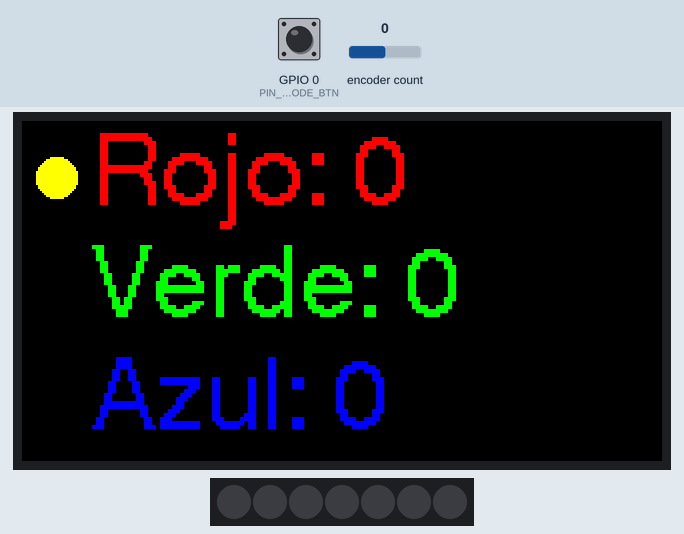
Bench run of a sketch on a simulated ESP32. Shown: 320×170 colour display, 7 RGB LEDs in strip order, left to right. The inputs (shaded band) are chosen by the test bench; at power-on: encoder count 0, GPIO 0 (PIN_ENCODE_BTN) HIGH.

Above: at 1.4 s.
1.5 s: encoder count set to 1
At 2.7 s:
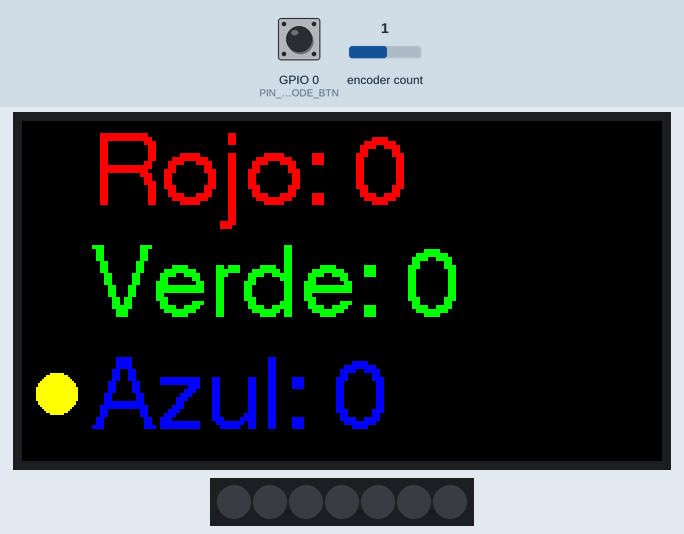
3.0 s: GPIO 0 (PIN_ENCODE_BTN) pulled LOW for 0.15 s
At 4.4 s:
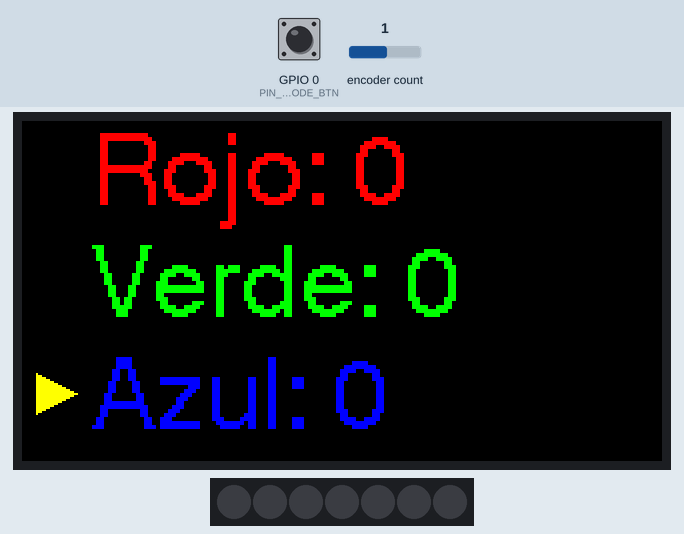
4.8 s: encoder count set to 0
At 6.0 s:
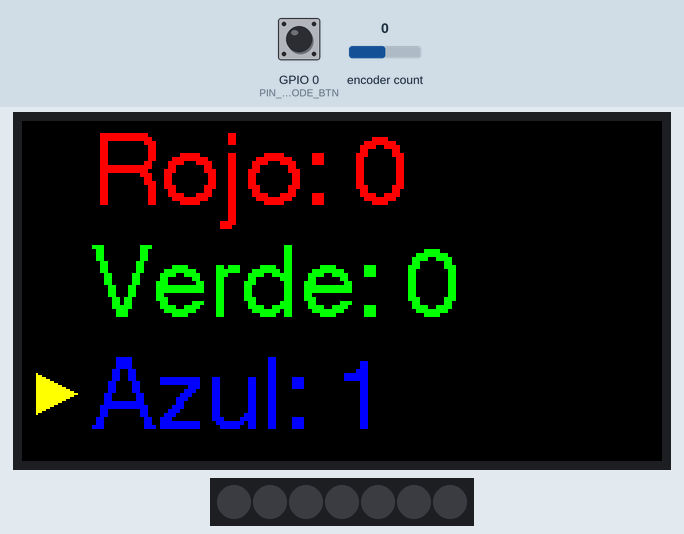
6.3 s: GPIO 0 (PIN_ENCODE_BTN) pulled LOW for 0.15 s
At 7.2 s:
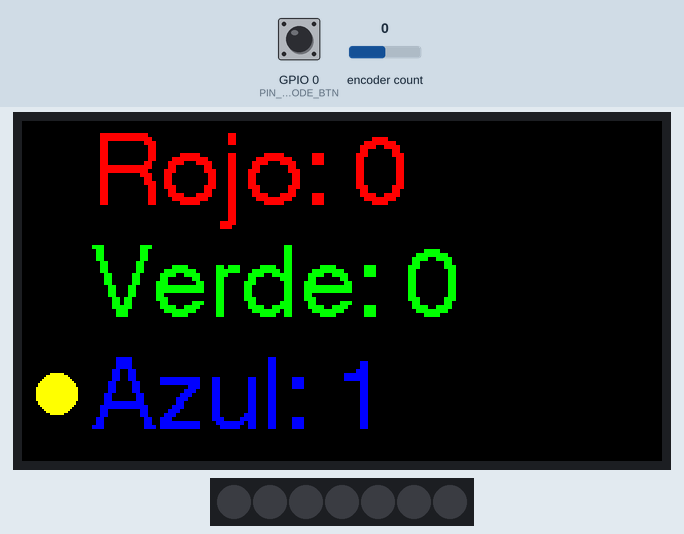
8.1 s: encoder count set to -1
At 9.0 s:
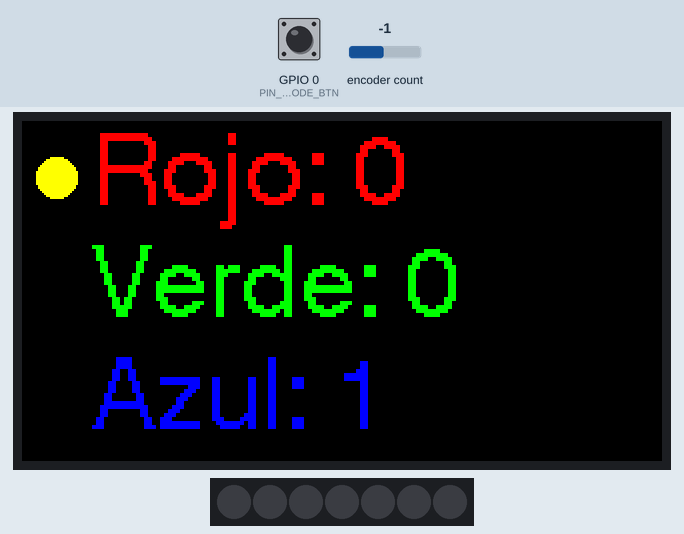
Timing chart, 0 to 10.6 s (numbered marks = the images above; inputs shaded):
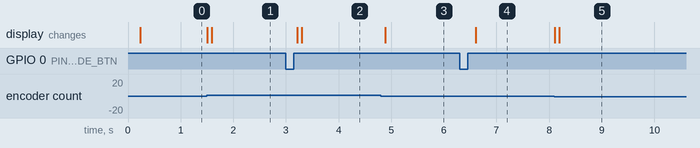

The sketch:

T-Embed-Ej6.ino
```cpp
/*************************************************************************************************************
 *                                                                                                           *
 * Título: Ejemplo_6 - Juntando cosas.                                                                       *
 * Autor: Santiago Díaz Romero.                                                                              *
 * Objetivo: Integrar lo aprendido en los ejemplos anteriores.                                               *
 *                                                                                                           *
 *************************************************************************************************************/

// Se importa la librería APA102 que permite controlar los LEDs de forma sencilla.
#include <APA102.h>

// Se importa la librería One Button que permite controlar el boton de forma sencilla.
#include <OneButton.h>

// Se importa la librería RotaryEncoder que permite controlar el encoder de forma sencilla.
#include <TFT_eSPI.h>

// Se importa la librería RotaryEncoder que permite controlar el encoder de forma sencilla.
#include <RotaryEncoder.h>

// Se definen los pines asociados al reloj y los datos de los LEDS. (Obtenidos de la web del fabricante).
#define PIN_APA102_CLK        45
#define PIN_APA102_DI         42

// Se define el pin asociado al botón.
#define PIN_ENCODE_BTN        0

// Se definen los pines asociados al encoder.
#define PIN_ENCODE_A          2
#define PIN_ENCODE_B          1

// Se definen los pines asociados a la pantalla.
#define PIN_LCD_BL            15
#define PIN_LCD_DC            13
#define PIN_LCD_CS            10
#define PIN_LCD_CLK           12
#define PIN_LCD_MOSI          11
#define PIN_LCD_RES           9

//Se define el pin de encendido de la pantalla. (Obtenidos de la web del fabricante).
#define PIN_POWER_ON          46

APA102<PIN_APA102_DI, PIN_APA102_CLK> ledStrip;   // Se crea una variable ledStrip que es un objeto de tipo APA102.

const uint16_t ledCount = 7;                      // Se define la cantidad de LEDS (7 en este caso).
rgb_color colors[ledCount];                       // Crea un vector de colores. Un color para cada LED (pueden ser diferentes).
uint8_t brightness = 5;                           // Se define el brillo deseado: mínimo 1 y máximo 31.

OneButton button(PIN_ENCODE_BTN, true);           // Se crea una variable button que es un objeto de tipo OneButton.

// Se crea una variable encoder que es un objeto de tipo RotaryEncoder.
RotaryEncoder encoder(PIN_ENCODE_A, PIN_ENCODE_B, RotaryEncoder::LatchMode::TWO03);

TFT_eSPI tft = TFT_eSPI(170, 320);                // Se crea una variable tft que es un objeto de tipo TFT_eSPI de tamaño 170 x 320 pixeles.

uint8_t colorRGB[] = {0, 0, 0};                   // Vector que almacena los valores RGB.
bool modifica = false;                            // Indica si se está moviendo entre las opciones (false) o modificando valores (true);
int8_t colorSel = 0;                              // Indica el color que se desea modificar.

void setup() {
  pinMode(PIN_POWER_ON, OUTPUT);                  // Configura el pin de encendido como salida.
  digitalWrite(PIN_POWER_ON, HIGH);               // Enciende la pantalla y los LEDs.
  button.attachClick(unClick);                    // Cuando se produzca un click llamará a la función unClick.
  tft.begin();                                    // Se inicia la pantalla.
  tft.setRotation(3);                             // Se establece la rotación de la pantalla. Depende de cómo se oriente el dispositivo.
  tft.setTextFont(4);                             // Se establece la fuente en 2 (Alfabeto limitado, tamaño medio 26px).
  tft.setTextSize(2);                             // Se establece el tamaño de la letra en 2x (52px).
  actualizaPantalla();                            // Escribe en la pantalla.
}

void loop() {
  encoder.tick();                                 // Comprueba el estado del encoder.
  button.tick();                                  // Comprueba el estado del botón.
  int direccion = (int)(encoder.getDirection());  // Guarda la dirección de la rotación.
  if (direccion == -1){                           // Si la dirección es -1, es que ha girado a la derecha.
    if (!modifica){                               // Si NO se está modificando un valor se aumenta el índice de selección.
      colorSel++;
      if (colorSel > 2)                           // Si al aumentar ha desbordado se resetea a 0.
        colorSel = 0;
    }
    else{                                         // Se está modificando un valor.
      if (colorRGB[colorSel] < 255)               // Si no se ha llegado al límite se incrementa ese valor.
        colorRGB[colorSel]++;
    }
    actualizaPantalla();
  }
  else if (direccion == 1){                       // Si la dirección es 1, es que ha girado a la izquierda.
    if (!modifica){                               // Si NO se está modificando un valor se reduce el indice de selección.
      colorSel--;
      if (colorSel < 0)                           // Si al reducir se obtiene un índice negativo se pone a 2.
        colorSel = 2;
    }
    else{                                         // Se está modificando un valor.
      if (colorRGB[colorSel] > 0)                 // Si no se ha llegado a 0 se decrementa el valor.
        colorRGB[colorSel]--;
    }
    actualizaPantalla();
  }
  for (uint16_t i = 0; i < ledCount; i++) {     // Recorre todos los LEDs.
    colors[i] = rgb_color(colorRGB[0], colorRGB[1], colorRGB[2]);   // Ajusta el color deseado de cada LED.
  }
  ledStrip.write(colors, ledCount, brightness); // Envía el color al LED. ¡Hasta que no se hace esto el color no cambia!
  delay(10);                                    // Espera 10 segundos antes de repetir el ciclo.
}

// Esta función se encarga de actualizar la pantalla al completo.
void actualizaPantalla(){
  tft.fillScreen(TFT_BLACK);                    // Se pone la pantalla completamente negra.
  tft.setTextColor(TFT_RED,TFT_BLACK);          // Se establece el color de la letra en rojo con fondo negro.
  tft.setCursor(35, 4);                         // Se establece el cursor en la posición x=35, y=4.
  tft.printf("Rojo: %d", colorRGB[0]);          // Se escribe "Rojo: **" en la pantalla.
  tft.setCursor(35, 60);                        // Se establece el cursor en la posición x=35, y=60.
  tft.setTextColor(TFT_GREEN,TFT_BLACK);        // Se establece el color de la letra en verde con fondo negro.
  tft.printf("Verde: %d", colorRGB[1]);         // Se escribe "Verde: **" en la pantalla.
  tft.setCursor(35, 116);                       // Se establece el cursor en la posición x=35, y=116.
  tft.setTextColor(TFT_BLUE,TFT_BLACK);         // Se establece el color de la letra en azul con fondo negro.
  tft.printf("Azul: %d", colorRGB[2]);          // Se escribe "Azul: **" en la pantalla.
  if (modifica)                                 // Si se está modificando un valor se dibuja un triángulo, en caso contrario un círculo.
    tft.fillTriangle(27,2*(colorSel+1) + (52*colorSel)+26, 7, 2*(colorSel+1) + (52*colorSel)+16, 7, 2*(colorSel+1) + (52*colorSel)+36,TFT_YELLOW);
  else
    tft.fillCircle(17, 2*(colorSel+1) + (52*colorSel)+26, 10, TFT_YELLOW);
}

void unClick(){
  modifica = !modifica;                         // Cambia el estado de modificacion.
  actualizaPantalla();
}
```

Measured:
- after the input at 1.5 s, the display: first changes at once (image 1 shows a later state)
- after the input at 3.0 s, the display: first changes after 0.22 s (image 2 shows a later state)
- after the input at 4.8 s, the display: changes after 0.09 s (image 3)
- after the input at 6.3 s, the display: changes after 0.31 s (image 4)
- after the input at 8.1 s, the display: first changes at once (image 5 shows a later state)
